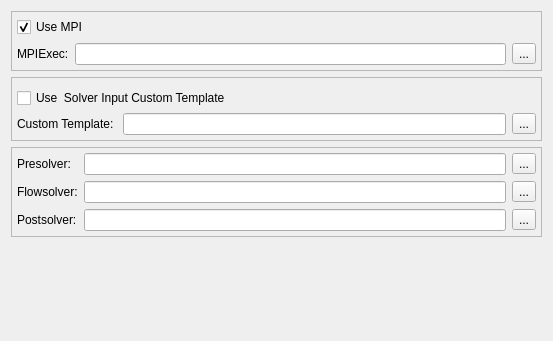
<?xml version="1.0" encoding="UTF-8"?>
<ui version="4.0">
 <class>sv4guiSimulationPreferencePage</class>
 <widget class="QWidget" name="sv4guiSimulationPreferencePage">
  <property name="geometry">
   <rect>
    <x>0</x>
    <y>0</y>
    <width>553</width>
    <height>341</height>
   </rect>
  </property>
  <property name="windowTitle">
   <string>Form</string>
  </property>
  <layout class="QVBoxLayout" name="verticalLayout">
   <item>
    <widget class="QFrame" name="frame">
     <property name="frameShape">
      <enum>QFrame::StyledPanel</enum>
     </property>
     <property name="frameShadow">
      <enum>QFrame::Raised</enum>
     </property>
     <layout class="QVBoxLayout" name="verticalLayout_3">
      <property name="leftMargin">
       <number>5</number>
      </property>
      <property name="topMargin">
       <number>5</number>
      </property>
      <property name="rightMargin">
       <number>5</number>
      </property>
      <property name="bottomMargin">
       <number>5</number>
      </property>
      <item>
       <widget class="QWidget" name="widget_3" native="true">
        <layout class="QHBoxLayout" name="horizontalLayout_2">
         <property name="leftMargin">
          <number>0</number>
         </property>
         <property name="topMargin">
          <number>0</number>
         </property>
         <property name="rightMargin">
          <number>0</number>
         </property>
         <property name="bottomMargin">
          <number>0</number>
         </property>
         <item>
          <widget class="QCheckBox" name="checkBoxUseMPI">
           <property name="text">
            <string>Use MPI   </string>
           </property>
           <property name="checked">
            <bool>true</bool>
           </property>
          </widget>
         </item>
        </layout>
       </widget>
      </item>
      <item>
       <widget class="QWidget" name="widget_6" native="true">
        <layout class="QGridLayout" name="gridLayout_5">
         <property name="leftMargin">
          <number>0</number>
         </property>
         <property name="topMargin">
          <number>0</number>
         </property>
         <property name="rightMargin">
          <number>0</number>
         </property>
         <property name="bottomMargin">
          <number>0</number>
         </property>
         <item row="1" column="0">
          <widget class="QLabel" name="label_5">
           <property name="text">
            <string>MPIExec:</string>
           </property>
          </widget>
         </item>
         <item row="1" column="2">
          <widget class="QToolButton" name="toolButtonMPIExec">
           <property name="text">
            <string>...</string>
           </property>
          </widget>
         </item>
         <item row="1" column="1">
          <widget class="QLineEdit" name="lineEditMPIExecPath">
           <property name="text">
            <string/>
           </property>
          </widget>
         </item>
        </layout>
       </widget>
      </item>
     </layout>
    </widget>
   </item>
   <item>
    <widget class="QFrame" name="frame_4">
     <property name="frameShape">
      <enum>QFrame::StyledPanel</enum>
     </property>
     <property name="frameShadow">
      <enum>QFrame::Raised</enum>
     </property>
     <layout class="QVBoxLayout" name="verticalLayout_2">
      <property name="spacing">
       <number>5</number>
      </property>
      <property name="leftMargin">
       <number>5</number>
      </property>
      <property name="topMargin">
       <number>5</number>
      </property>
      <property name="rightMargin">
       <number>5</number>
      </property>
      <property name="bottomMargin">
       <number>5</number>
      </property>
      <item>
       <widget class="QWidget" name="widget_2" native="true">
        <layout class="QGridLayout" name="gridLayout_3">
         <property name="leftMargin">
          <number>0</number>
         </property>
         <property name="topMargin">
          <number>0</number>
         </property>
         <property name="rightMargin">
          <number>0</number>
         </property>
         <property name="bottomMargin">
          <number>0</number>
         </property>
        </layout>
       </widget>
      </item>
      <item>
       <widget class="QWidget" name="widget" native="true">
        <layout class="QHBoxLayout" name="horizontalLayout">
         <property name="leftMargin">
          <number>0</number>
         </property>
         <property name="topMargin">
          <number>0</number>
         </property>
         <property name="rightMargin">
          <number>0</number>
         </property>
         <property name="bottomMargin">
          <number>0</number>
         </property>
         <item>
          <widget class="QCheckBox" name="checkBoxUseCustom">
           <property name="text">
            <string>Use  Solver Input Custom Template</string>
           </property>
          </widget>
         </item>
        </layout>
       </widget>
      </item>
      <item>
       <widget class="QWidget" name="widget_5" native="true">
        <layout class="QGridLayout" name="gridLayout_4">
         <property name="leftMargin">
          <number>0</number>
         </property>
         <property name="topMargin">
          <number>0</number>
         </property>
         <property name="rightMargin">
          <number>0</number>
         </property>
         <property name="bottomMargin">
          <number>0</number>
         </property>
         <item row="1" column="1">
          <widget class="QLineEdit" name="lineEditCustomTemplatePath"/>
         </item>
         <item row="1" column="0">
          <widget class="QLabel" name="label_4">
           <property name="text">
            <string>Custom Template: </string>
           </property>
          </widget>
         </item>
         <item row="1" column="2">
          <widget class="QToolButton" name="toolButtonCustomTemplate">
           <property name="text">
            <string>...</string>
           </property>
          </widget>
         </item>
        </layout>
       </widget>
      </item>
     </layout>
    </widget>
   </item>
   <item>
    <widget class="QFrame" name="frame_3">
     <property name="frameShape">
      <enum>QFrame::StyledPanel</enum>
     </property>
     <property name="frameShadow">
      <enum>QFrame::Raised</enum>
     </property>
     <layout class="QGridLayout" name="gridLayout_2">
      <property name="leftMargin">
       <number>5</number>
      </property>
      <property name="topMargin">
       <number>5</number>
      </property>
      <property name="rightMargin">
       <number>5</number>
      </property>
      <property name="bottomMargin">
       <number>5</number>
      </property>
      <item row="1" column="2">
       <widget class="QToolButton" name="toolButtonFlowsolver">
        <property name="text">
         <string>...</string>
        </property>
       </widget>
      </item>
      <item row="1" column="1">
       <widget class="QLineEdit" name="lineEditFlowsolverPath"/>
      </item>
      <item row="2" column="1">
       <widget class="QLineEdit" name="lineEditPostsolverPath"/>
      </item>
      <item row="2" column="2">
       <widget class="QToolButton" name="toolButtonPostsolver">
        <property name="text">
         <string>...</string>
        </property>
       </widget>
      </item>
      <item row="2" column="0">
       <widget class="QLabel" name="label_3">
        <property name="text">
         <string>Postsolver:</string>
        </property>
       </widget>
      </item>
      <item row="1" column="0">
       <widget class="QLabel" name="label_2">
        <property name="text">
         <string>Flowsolver:</string>
        </property>
       </widget>
      </item>
      <item row="0" column="0">
       <widget class="QLabel" name="label">
        <property name="text">
         <string>Presolver:</string>
        </property>
       </widget>
      </item>
      <item row="0" column="1">
       <widget class="QLineEdit" name="lineEditPresolverPath"/>
      </item>
      <item row="0" column="2">
       <widget class="QToolButton" name="toolButtonPresolver">
        <property name="text">
         <string>...</string>
        </property>
       </widget>
      </item>
     </layout>
    </widget>
   </item>
   <item>
    <spacer name="verticalSpacer">
     <property name="orientation">
      <enum>Qt::Vertical</enum>
     </property>
     <property name="sizeHint" stdset="0">
      <size>
       <width>20</width>
       <height>40</height>
      </size>
     </property>
    </spacer>
   </item>
  </layout>
 </widget>
 <resources/>
 <connections/>
</ui>
